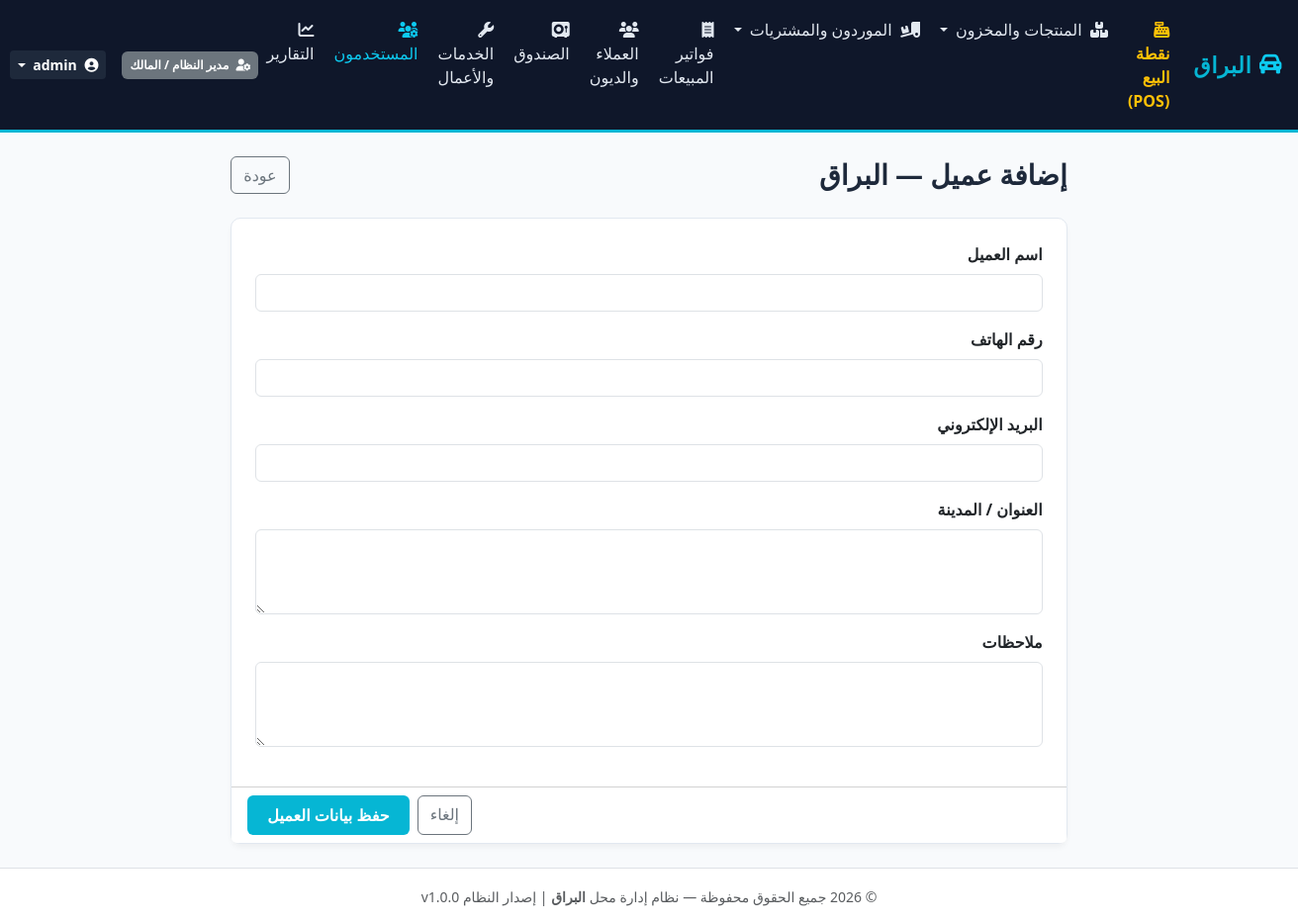
The app's page /customers/new/ (signed in) with its own data.
### apps/accounts/models.py (models this page shows, shortened)
class User(AbstractUser):
    role = models.CharField(
        max_length=30,
        choices=UserRole.choices,
        default=UserRole.CASHIER,
        verbose_name=_('الدور / الصلاحية')
    )
    phone = models.CharField(
        max_length=20,
        blank=True,
        null=True,
        verbose_name=_('رقم الهاتف')
    )
    created_at = models.DateTimeField(auto_now_add=True, verbose_name=_('تاريخ الإنشاء'))
    updated_at = models.DateTimeField(auto_now=True, verbose_name=_('تاريخ التحديث'))
    class Meta:
        verbose_name = _('مستخدم')
        verbose_name_plural = _('المستخدمون')
        ordering = ['-id']

### apps/customers/views.py (the view)
# urls.py: path('new/', views.customer_create_view, name='customer_create'),
@login_required
@role_required(UserRole.OWNER, UserRole.SHIFT_SUPERVISOR)
def customer_create_view(request):
    if request.method == 'POST':
        form = CustomerForm(request.POST)
        if form.is_valid():
            customer = form.save()
            AuditLog.objects.create(
                user=request.user,
                action=AuditAction.CREATE,
                model_name='Customer',
                object_id=str(customer.pk),
                object_repr=customer.name,
                after_values={
                    'name': customer.name,
                    'phone': customer.phone,
                    'email': customer.email,
                },
                ip_address=request.META.get('REMOTE_ADDR'),
            )
            messages.success(request, 'تم تسجيل العميل بنجاح.')
            return redirect('customer_detail', pk=customer.pk)
    else:
        form = CustomerForm()
    return render(request, 'customers/customer_form.html', {
        'form': form,
        'title': 'إضافة عميل — البراق',
    })

### apps/customers/forms.py
class CustomerForm(forms.ModelForm):
    class Meta:
        model = Customer
        fields = ['name', 'phone', 'email', 'address', 'notes']
        widgets = {
            'name': forms.TextInput(attrs={'class': 'form-control'}),
            'phone': forms.TextInput(attrs={'class': 'form-control', 'dir': 'ltr'}),
            'email': forms.EmailInput(attrs={'class': 'form-control', 'dir': 'ltr'}),
            'address': forms.Textarea(attrs={'class': 'form-control', 'rows': 3}),
            'notes': forms.Textarea(attrs={'class': 'form-control', 'rows': 3}),
        }
        labels = {
            'name': 'اسم العميل',
            'phone': 'رقم الهاتف',
            'email': 'البريد الإلكتروني',
            'address': 'العنوان / المدينة',
            'notes': 'ملاحظات',
        }

### apps/accounts/permissions.py (called while the page is built)
def role_required(*allowed_roles):
    def decorator(view_func):
        @wraps(view_func)
        def _wrapped_view(request, *args, **kwargs):
            if not request.user.is_authenticated:
                from django.contrib.auth.views import redirect_to_login
                return redirect_to_login(request.get_full_path())
            if request.user.is_superuser or request.user.role == UserRole.OWNER or request.user.role in allowed_roles:
                return view_func(request, *args, **kwargs)
            raise PermissionDenied("عذرًا! ليس لديك الصلاحية الكافية للوصول إلى هذه الشاشة أو تنفيذ هذه العملية.")
        return _wrapped_view
    return decorator

### apps/core/context_processors.py (called while the page is built)
def shop_settings(request):
    return {
        'SHOP_NAME': getattr(settings, 'SHOP_NAME', 'البراق'),
        'SHOP_TAGLINE': getattr(settings, 'SHOP_TAGLINE', 'إكسسوارات، زينة، وخدمات السيارات الفنية والملصقات'),
        'SHOP_PHONE': getattr(settings, 'SHOP_PHONE', '0500000000'),
    }

### templates/customers/customer_form.html (shortened to what this page needs)
{% extends 'layouts/base.html' %}
{% block content %}
<div class="row justify-content-center"><div class="col-lg-8">
    <div class="d-flex justify-content-between align-items-center mb-4"><h3 class="fw-bold mb-0">{{ title }}</h3><a class="btn btn-outline-secondary" href="{% if customer %}{% url 'customer_detail' customer.pk %}{% else %}{% url 'customer_list' %}{% endif %}">عودة</a></div>
    <form method="post" class="card card-alburaq">{% csrf_token %}<div class="card-body p-4">
        {% for field in form %}<div class="mb-3"><label class="form-label fw-bold" for="{{ field.id_for_label }}">{{ field.label }}</label>{{ field }}</div>{% endfor %}
    </div><div class="card-footer bg-white d-flex justify-content-end gap-2"><a class="btn btn-outline-secondary" href="{% url 'customer_list' %}">إلغاء</a><button class="btn btn-alburaq" type="submit">حفظ بيانات العميل</button></div></form>
</div></div>
{% endblock %}

### templates/layouts/base.html (shortened to what this page needs)
<!DOCTYPE html>
<html lang="ar" dir="rtl">
<head>
    <link rel="stylesheet" href="https://cdn.jsdelivr.net/npm/bootstrap@5.3.3/dist/css/bootstrap.rtl.min.css">
    <link rel="stylesheet" href="https://cdnjs.cloudflare.com/ajax/libs/font-awesome/6.5.1/css/all.min.css">
    <link rel="stylesheet" href="/static/css/alburaq_custom.css">
</head>
<body>
    <nav class="navbar navbar-expand-lg navbar-alburaq sticky-top">
        <div class="container-fluid px-3">
            <a class="navbar-brand d-flex align-items-center gap-2" href="{% url 'home' %}">
                <i class="fa-solid fa-car-rear text-info"></i>
                <span>{{ SHOP_NAME }}</span>
            </a>
            <div class="collapse navbar-collapse" id="alburaqNavbar">
                {% if user.is_authenticated %}
                <ul class="navbar-nav me-auto mb-2 mb-lg-0 gap-1">
                    <li class="nav-item">
                        <a class="nav-link text-warning fw-bold" href="{% url 'pos' %}">
                            <i class="fa-solid fa-cash-register me-1"></i> نقطة البيع (POS)
                        </a>
                    </li>
                    <li class="nav-item dropdown">
                        <a class="nav-link dropdown-toggle" href="#" data-bs-toggle="dropdown">
                            <i class="fa-solid fa-boxes-stacked me-1"></i> المنتجات والمخزون
                        </a>
                    </li>
                    {% if user.is_superuser or user.role == 'OWNER' or user.role == 'SHIFT_SUPERVISOR' %}
                    <li class="nav-item dropdown">
                        <a class="nav-link dropdown-toggle" href="#" data-bs-toggle="dropdown">
                            <i class="fa-solid fa-truck-ramp-box me-1"></i> الموردون والمشتريات
                        </a>
                    </li>
                    {% endif %}
                    {% if user.is_superuser or user.role == 'OWNER' or user.role == 'SHIFT_SUPERVISOR' or user.role == 'CASHIER' %}
                    <li class="nav-item">
                        <a class="nav-link" href="{% url 'sale_list' %}">
                            <i class="fa-solid fa-receipt me-1"></i> فواتير المبيعات
                        </a>
                    </li>
                    {% endif %}
                    {% if user.is_superuser or user.role == 'OWNER' or user.role == 'SHIFT_SUPERVISOR' %}
                    <li class="nav-item">
                        <a class="nav-link" href="{% url 'customer_list' %}">
                            <i class="fa-solid fa-users me-1"></i> العملاء والديون
                        </a>
                    </li>
                    {% endif %}
                    <li class="nav-item">
                        <a class="nav-link" href="#">
                            <i class="fa-solid fa-vault me-1"></i> الصندوق
                        </a>
                    </li>
                    <li class="nav-item">
                        <a class="nav-link" href="#">
                            <i class="fa-solid fa-wrench me-1"></i> الخدمات والأعمال
                        </a>
                    </li>
                    {% if user.is_superuser or user.role == 'OWNER' %}
                    <li class="nav-item">
                        <a class="nav-link text-info" href="{% url 'user_list' %}">
                            <i class="fa-solid fa-users-gear me-1"></i> المستخدمون
                        </a>
                    </li>
                    {% endif %}
                    <li class="nav-item">
                        <a class="nav-link" href="#">
                            <i class="fa-solid fa-chart-line me-1"></i> التقارير
                        </a>
                    </li>
                </ul>
                <div class="d-flex align-items-center gap-3">
                    <span class="badge bg-secondary p-2">
                        <i class="fa-solid fa-user-gear me-1"></i> {{ user.get_role_display }}
                    </span>
                    <div class="dropdown">
                        <button class="btn btn-navy btn-sm dropdown-toggle text-white fw-bold" type="button" data-bs-toggle="dropdown" aria-expanded="false">
                            <i class="fa-solid fa-circle-user me-1"></i> {{ user.username }}
                        </button>
                    </div>
                </div>
                {% else %}
                <div class="ms-auto">
                    <a href="{% url 'login' %}" class="btn btn-alburaq btn-sm">
                        <i class="fa-solid fa-right-to-bracket me-1"></i> تسجيل الدخول
                    </a>
                </div>
                {% endif %}
            </div>
        </div>
    </nav>
    <main class="container-fluid py-4 px-3">
        {% block content %}{% endblock %}
    </main>
    <footer class="footer mt-auto py-3 bg-white border-top text-center text-muted">
        <div class="container">
            <small>© 2026 جميع الحقوق محفوظة — نظام إدارة محل <strong>{{ SHOP_NAME }}</strong> | إصدار النظام v1.0.0</small>
        </div>
    </footer>
</body>
</html>

### static/css/alburaq_custom.css (style rules this page uses)
:root { --alburaq-navy-dark: #0f172a; --alburaq-navy: #1e293b; --alburaq-navy-light: #334155; --alburaq-cyan: #06b6d4; --alburaq-cyan-dark: #0891b2; --alburaq-cyan-light: #67e8f9; --alburaq-bg: #f8fafc; --alburaq-card-bg: #ffffff; --alburaq-text: #1e293b; --alburaq-muted: #64748b; --alburaq-success: #10b981; --alburaq-warning: #f59e0b; --alburaq-danger: #ef4444; }
body { font-family: 'Segoe UI', Tahoma, Geneva, Verdana, sans-serif; direction: rtl; text-align: right; background-color: var(--alburaq-bg); color: var(--alburaq-text); margin: 0; padding: 0; }
.navbar-alburaq { background-color: var(--alburaq-navy-dark); border-bottom: 3px solid var(--alburaq-cyan); }
.navbar-alburaq .navbar-brand { color: #ffffff; font-weight: 700; font-size: 1.4rem; letter-spacing: 0.5px; }
.navbar-alburaq .navbar-brand span { color: var(--alburaq-cyan); }
.navbar-alburaq .nav-link { color: #e2e8f0; font-weight: 500; padding: 0.6rem 1rem; transition: all 0.2s ease; }
.btn-alburaq { background-color: var(--alburaq-cyan); color: #ffffff; font-weight: 600; border: none; padding: 0.5rem 1.25rem; border-radius: 6px; transition: background-color 0.2s ease; }
.btn-navy { background-color: var(--alburaq-navy); color: #ffffff; font-weight: 600; border: none; }
.card-alburaq { background-color: var(--alburaq-card-bg); border: 1px solid #e2e8f0; border-radius: 10px; box-shadow: 0 4px 6px -1px rgba(0, 0, 0, 0.05); }

### records on screen
User: last_name "البراق", role "مدير النظام / المالك", username "admin"

### other values on screen
{{ title }} "إضافة عميل — البراق"
{{ field.label }} "اسم العميل" "رقم الهاتف" "البريد الإلكتروني" "العنوان / المدينة" "ملاحظات"
